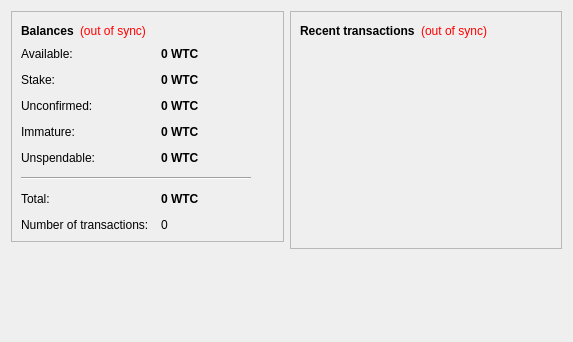
<?xml version="1.0" encoding="UTF-8"?>
<ui version="4.0">
 <class>OverviewPage</class>
 <widget class="QWidget" name="OverviewPage">
  <property name="geometry">
   <rect>
    <x>0</x>
    <y>0</y>
    <width>573</width>
    <height>342</height>
   </rect>
  </property>
  <property name="windowTitle">
   <string>Form</string>
  </property>
  <layout class="QHBoxLayout" name="horizontalLayout" stretch="1,1">
   <item>
    <layout class="QVBoxLayout" name="verticalLayout_2">
     <item>
      <widget class="QFrame" name="frame">
       <property name="frameShape">
        <enum>QFrame::StyledPanel</enum>
       </property>
       <property name="frameShadow">
        <enum>QFrame::Raised</enum>
       </property>
       <layout class="QVBoxLayout" name="verticalLayout_4">
        <item>
         <layout class="QHBoxLayout" name="horizontalLayout_4">
          <item>
           <widget class="QLabel" name="label_5">
            <property name="font">
             <font>
              <weight>75</weight>
              <bold>true</bold>
             </font>
            </property>
            <property name="text">
             <string>Balances</string>
            </property>
           </widget>
          </item>
          <item>
           <widget class="QLabel" name="labelWalletStatus">
            <property name="toolTip">
             <string>The displayed information may be out of date. Your wallet automatically synchronizes with the WtcCoin network after a connection is established, but this process has not completed yet.</string>
            </property>
            <property name="styleSheet">
             <string notr="true">QLabel { color: red; }</string>
            </property>
            <property name="text">
             <string notr="true">(out of sync)</string>
            </property>
            <property name="alignment">
             <set>Qt::AlignLeading|Qt::AlignLeft|Qt::AlignVCenter</set>
            </property>
           </widget>
          </item>
          <item>
           <spacer name="horizontalSpacer_2">
            <property name="orientation">
             <enum>Qt::Horizontal</enum>
            </property>
            <property name="sizeHint" stdset="0">
             <size>
              <width>40</width>
              <height>20</height>
             </size>
            </property>
           </spacer>
          </item>
         </layout>
        </item>
        <item>
         <layout class="QFormLayout" name="formLayout_2">
          <property name="fieldGrowthPolicy">
           <enum>QFormLayout::AllNonFixedFieldsGrow</enum>
          </property>
          <property name="horizontalSpacing">
           <number>12</number>
          </property>
          <property name="verticalSpacing">
           <number>12</number>
          </property>
          <item row="0" column="0">
           <widget class="QLabel" name="labelAvailableText">
            <property name="toolTip">
             <string>Your current available balance</string>
            </property>
            <property name="text">
             <string>Available:</string>
            </property>
           </widget>
          </item>
          <item row="0" column="1">
           <widget class="QLabel" name="labelAvailable">
            <property name="font">
             <font>
              <weight>75</weight>
              <bold>true</bold>
             </font>
            </property>
            <property name="cursor">
             <cursorShape>IBeamCursor</cursorShape>
            </property>
            <property name="toolTip">
             <string>Your current available balance</string>
            </property>
            <property name="text">
             <string notr="true">0 WTC</string>
            </property>
            <property name="alignment">
             <set>Qt::AlignLeading|Qt::AlignLeft|Qt::AlignVCenter</set>
            </property>
            <property name="textInteractionFlags">
             <set>Qt::LinksAccessibleByMouse|Qt::TextSelectableByKeyboard|Qt::TextSelectableByMouse</set>
            </property>
           </widget>
          </item>
          <item row="1" column="0">
           <widget class="QLabel" name="label_6">
            <property name="toolTip">
             <string>Total of coins that was staked, and do not yet count toward the current balance</string>
            </property>
            <property name="text">
             <string>Stake:</string>
            </property>
           </widget>
          </item>
          <item row="1" column="1">
           <widget class="QLabel" name="labelStake">
            <property name="font">
             <font>
              <weight>75</weight>
              <bold>true</bold>
             </font>
            </property>
            <property name="cursor">
             <cursorShape>IBeamCursor</cursorShape>
            </property>
            <property name="toolTip">
             <string>Total of coins that was staked, and do not yet count toward the current balance</string>
            </property>
            <property name="text">
             <string notr="true">0 WTC</string>
            </property>
            <property name="alignment">
             <set>Qt::AlignLeading|Qt::AlignLeft|Qt::AlignVCenter</set>
            </property>
            <property name="textInteractionFlags">
             <set>Qt::LinksAccessibleByMouse|Qt::TextSelectableByKeyboard|Qt::TextSelectableByMouse</set>
            </property>
           </widget>
          </item>
          <item row="2" column="0">
           <widget class="QLabel" name="label_3">
            <property name="toolTip">
             <string>Total of transactions that have yet to be confirmed, and do not yet count toward the current balance</string>
            </property>
            <property name="text">
             <string>Unconfirmed:</string>
            </property>
           </widget>
          </item>
          <item row="2" column="1">
           <widget class="QLabel" name="labelUnconfirmed">
            <property name="font">
             <font>
              <weight>75</weight>
              <bold>true</bold>
             </font>
            </property>
            <property name="cursor">
             <cursorShape>IBeamCursor</cursorShape>
            </property>
            <property name="toolTip">
             <string>Total of transactions that have yet to be confirmed, and do not yet count toward the current balance</string>
            </property>
            <property name="text">
             <string notr="true">0 WTC</string>
            </property>
            <property name="alignment">
             <set>Qt::AlignLeading|Qt::AlignLeft|Qt::AlignVCenter</set>
            </property>
            <property name="textInteractionFlags">
             <set>Qt::LinksAccessibleByMouse|Qt::TextSelectableByKeyboard|Qt::TextSelectableByMouse</set>
            </property>
           </widget>
          </item>
          <item row="3" column="0">
           <widget class="QLabel" name="labelImmatureText">
            <property name="toolTip">
             <string>Mined balance that has not yet matured</string>
            </property>
            <property name="text">
             <string>Immature:</string>
            </property>
           </widget>
          </item>
          <item row="3" column="1">
           <widget class="QLabel" name="labelImmature">
            <property name="font">
             <font>
              <weight>75</weight>
              <bold>true</bold>
             </font>
            </property>
            <property name="toolTip">
             <string>Mined balance that has not yet matured</string>
            </property>
            <property name="text">
             <string notr="true">0 WTC</string>
            </property>
            <property name="alignment">
             <set>Qt::AlignLeading|Qt::AlignLeft|Qt::AlignVCenter</set>
            </property>
            <property name="textInteractionFlags">
             <set>Qt::LinksAccessibleByMouse|Qt::TextSelectableByKeyboard|Qt::TextSelectableByMouse</set>
            </property>
           </widget>
          </item>
          <item row="4" column="0">
           <widget class="QLabel" name="labelBalanceWatchOnlyText">
            <property name="toolTip">
             <string>Your unspendable balance</string>
            </property>
            <property name="text">
             <string>Unspendable:</string>
            </property>
           </widget>
          </item>
          <item row="4" column="1">
           <widget class="QLabel" name="labelBalanceWatchOnly">
            <property name="font">
             <font>
              <weight>75</weight>
              <bold>true</bold>
             </font>
            </property>
            <property name="cursor">
             <cursorShape>IBeamCursor</cursorShape>
            </property>
            <property name="toolTip">
             <string>Your unspendable balance</string>
            </property>
            <property name="text">
             <string notr="true">0 WTC</string>
            </property>
            <property name="alignment">
             <set>Qt::AlignLeading|Qt::AlignLeft|Qt::AlignVCenter</set>
            </property>
            <property name="textInteractionFlags">
             <set>Qt::LinksAccessibleByMouse|Qt::TextSelectableByKeyboard|Qt::TextSelectableByMouse</set>
            </property>
           </widget>
          </item>
          <item row="5" column="0" colspan="2">
           <widget class="Line" name="line">
            <property name="maximumSize">
             <size>
              <width>230</width>
              <height>16777215</height>
             </size>
            </property>
            <property name="orientation">
             <enum>Qt::Horizontal</enum>
            </property>
           </widget>
          </item>
          <item row="6" column="0">
           <widget class="QLabel" name="labelTotalText">
            <property name="toolTip">
             <string>Your current total balance</string>
            </property>
            <property name="text">
             <string>Total:</string>
            </property>
           </widget>
          </item>
          <item row="6" column="1">
           <widget class="QLabel" name="labelTotal">
            <property name="font">
             <font>
              <weight>75</weight>
              <bold>true</bold>
             </font>
            </property>
            <property name="toolTip">
             <string>Your current total balance</string>
            </property>
            <property name="text">
             <string notr="true">0 WTC</string>
            </property>
            <property name="alignment">
             <set>Qt::AlignLeading|Qt::AlignLeft|Qt::AlignVCenter</set>
            </property>
            <property name="textInteractionFlags">
             <set>Qt::LinksAccessibleByMouse|Qt::TextSelectableByKeyboard|Qt::TextSelectableByMouse</set>
            </property>
           </widget>
          </item>
          <item row="7" column="0">
           <widget class="QLabel" name="label_2">
            <property name="toolTip">
             <string>Total number of transactions in wallet</string>
            </property>
            <property name="text">
             <string>Number of transactions:</string>
            </property>
           </widget>
          </item>
          <item row="7" column="1">
           <widget class="QLabel" name="labelNumTransactions">
            <property name="toolTip">
             <string>Total number of transactions in wallet</string>
            </property>
            <property name="text">
             <string notr="true">0</string>
            </property>
           </widget>
          </item>
         </layout>
        </item>
       </layout>
      </widget>
     </item>
     <item>
      <spacer name="verticalSpacer">
       <property name="orientation">
        <enum>Qt::Vertical</enum>
       </property>
       <property name="sizeHint" stdset="0">
        <size>
         <width>20</width>
         <height>40</height>
        </size>
       </property>
      </spacer>
     </item>
    </layout>
   </item>
   <item>
    <layout class="QVBoxLayout" name="verticalLayout_3">
     <item>
      <widget class="QFrame" name="frame_2">
       <property name="frameShape">
        <enum>QFrame::StyledPanel</enum>
       </property>
       <property name="frameShadow">
        <enum>QFrame::Raised</enum>
       </property>
       <layout class="QVBoxLayout" name="verticalLayout">
        <item>
         <layout class="QHBoxLayout" name="horizontalLayout_2">
          <item>
           <widget class="QLabel" name="label_4">
            <property name="text">
             <string>&lt;b&gt;Recent transactions&lt;/b&gt;</string>
            </property>
           </widget>
          </item>
          <item>
           <widget class="QLabel" name="labelTransactionsStatus">
            <property name="toolTip">
             <string>The displayed information may be out of date. Your wallet automatically synchronizes with the WtcCoin network after a connection is established, but this process has not completed yet.</string>
            </property>
            <property name="styleSheet">
             <string notr="true">QLabel { color: red; }</string>
            </property>
            <property name="text">
             <string notr="true">(out of sync)</string>
            </property>
            <property name="alignment">
             <set>Qt::AlignRight|Qt::AlignTrailing|Qt::AlignVCenter</set>
            </property>
           </widget>
          </item>
          <item>
           <spacer name="horizontalSpacer">
            <property name="orientation">
             <enum>Qt::Horizontal</enum>
            </property>
            <property name="sizeHint" stdset="0">
             <size>
              <width>40</width>
              <height>20</height>
             </size>
            </property>
           </spacer>
          </item>
         </layout>
        </item>
        <item>
         <widget class="QListView" name="listTransactions">
          <property name="styleSheet">
           <string notr="true">QListView { background: transparent; }</string>
          </property>
          <property name="frameShape">
           <enum>QFrame::NoFrame</enum>
          </property>
          <property name="verticalScrollBarPolicy">
           <enum>Qt::ScrollBarAlwaysOff</enum>
          </property>
          <property name="horizontalScrollBarPolicy">
           <enum>Qt::ScrollBarAlwaysOff</enum>
          </property>
          <property name="selectionMode">
           <enum>QAbstractItemView::NoSelection</enum>
          </property>
         </widget>
        </item>
       </layout>
      </widget>
     </item>
     <item>
      <spacer name="verticalSpacer_2">
       <property name="orientation">
        <enum>Qt::Vertical</enum>
       </property>
       <property name="sizeHint" stdset="0">
        <size>
         <width>20</width>
         <height>40</height>
        </size>
       </property>
      </spacer>
     </item>
    </layout>
   </item>
  </layout>
 </widget>
 <resources/>
 <connections/>
</ui>
